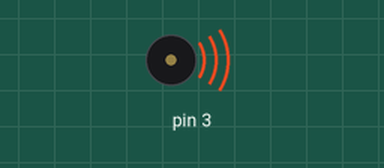
Recording of a sketch running on a simulated Arduino Uno, built with avr-gcc and run on an emulated ATmega328P. Parts: buzzer (waves = sounding).

Above: at 0.2 s.
At 7.51 s:
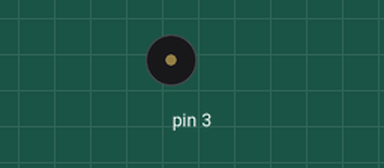
Timing chart, 0 to 11.2 s (numbered marks = the images above):
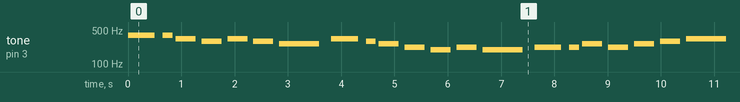

The sketch:

TonePlayMelody.ino
```cpp
/*
    This sketch shows how to use tone api to play melody.
*/
/**/
#define NOTE_    0
#define NOTE_B0  31         //7
#define NOTE_C1  33         //1
#define NOTE_CS1 35
#define NOTE_D1  37         //2
#define NOTE_DS1 39
#define NOTE_E1  41         //3
#define NOTE_F1  44         //4
#define NOTE_FS1 46
#define NOTE_G1  49         //5
#define NOTE_GS1 52
#define NOTE_A1  55         //6
#define NOTE_AS1 58
#define NOTE_B1  62         //7
/**/
#define NOTE_C2  65         //1
#define NOTE_CS2 69
#define NOTE_D2  73         //2
#define NOTE_DS2 78
#define NOTE_E2  82         //3
#define NOTE_F2  87         //4
#define NOTE_FS2 93
#define NOTE_G2  98         //5
#define NOTE_GS2 104
#define NOTE_A2  110        //6
#define NOTE_AS2 117
#define NOTE_B2  123        //7
/**/
#define NOTE_C3  131        //1
#define NOTE_CS3 139
#define NOTE_D3  147        //2
#define NOTE_DS3 156
#define NOTE_E3  165        //3
#define NOTE_F3  175        //4
#define NOTE_FS3 185
#define NOTE_G3  196        //5
#define NOTE_GS3 208
#define NOTE_A3  220        //6
#define NOTE_AS3 233
#define NOTE_B3  247        //7
/*center*/
#define NOTE_C4  262        //1
#define NOTE_CS4 277
#define NOTE_D4  294        //2
#define NOTE_DS4 311
#define NOTE_E4  330        //3
#define NOTE_F4  349        //4
#define NOTE_FS4 370
#define NOTE_G4  392        //5
#define NOTE_GS4 415
#define NOTE_A4  440        //6
#define NOTE_AS4 466
#define NOTE_B4  494        //7
/**/
#define NOTE_C5  523        //1
#define NOTE_CS5 554
#define NOTE_D5  587        //2
#define NOTE_DS5 622
#define NOTE_E5  659        //3
#define NOTE_F5  698        //4
#define NOTE_FS5 740
#define NOTE_G5  784        //5
#define NOTE_GS5 831
#define NOTE_A5  880        //6
#define NOTE_AS5 932
#define NOTE_B5  988        //7
/**/
#define NOTE_C6  1047       //1
#define NOTE_CS6 1109
#define NOTE_D6  1175       //2
#define NOTE_DS6 1245
#define NOTE_E6  1319       //3
#define NOTE_F6  1397       //4
#define NOTE_FS6 1480
#define NOTE_G6  1568       //5
#define NOTE_GS6 1661
#define NOTE_A6  1760       //6
#define NOTE_AS6 1865
#define NOTE_B6  1976       //7
/**/
#define NOTE_C7  2093       //1
#define NOTE_CS7 2217
#define NOTE_D7  2349       //2
#define NOTE_DS7 2489
#define NOTE_E7  2637       //3
#define NOTE_F7  2794       //4
#define NOTE_FS7 2960
#define NOTE_G7  3136       //5
#define NOTE_GS7 3322
#define NOTE_A7  3520        //6
#define NOTE_AS7 3729
#define NOTE_B7  3951        //7

#define NOTE_C8  4186        //1
#define NOTE_CS8 4435
#define NOTE_D8  4699        //2
#define NOTE_DS8 4978

int melody[] = {
    NOTE_G4, NOTE_G4, NOTE_E4, NOTE_D4, NOTE_E4, NOTE_D4, NOTE_C4,
    NOTE_E4, NOTE_D4, NOTE_C4, NOTE_A3, NOTE_G3, NOTE_A3, NOTE_G3,
    NOTE_A3, NOTE_A3, NOTE_C4, NOTE_A3, NOTE_C4, NOTE_D4, NOTE_E4,
    NOTE_D4, NOTE_D4, NOTE_G4, NOTE_G4, NOTE_E4, NOTE_D4, NOTE_C4
};

int noteDurations[] = {
    6, 16, 8, 8, 8, 8, 4,
    6, 16, 8, 8, 8, 8, 4,
    6, 16, 8, 8, 8, 8, 4,
    6, 16, 8, 8, 8, 8, 4
};

void play(int *melody, int *noteDurations, int num) {
    for (int note = 0; note < num; note++) {
        int noteDuration = 3000 / noteDurations[note];

        tone(3, melody[note], noteDuration);

        delay(noteDuration * 1.30);
    }
}

void setup() {
}

void loop(){
    play(melody, noteDurations, (sizeof(melody) / sizeof(int)));
    delay(2000);
}
```

Measured:
- by itself, tone on pin 3: plays 392 Hz for 0.50 s, 392 Hz for 0.19 s, 330 Hz for 0.38 s, 294 Hz for 0.38 s, 330 Hz for 0.38 s, 294 Hz for 0.38 s … (214 notes in this stretch)
